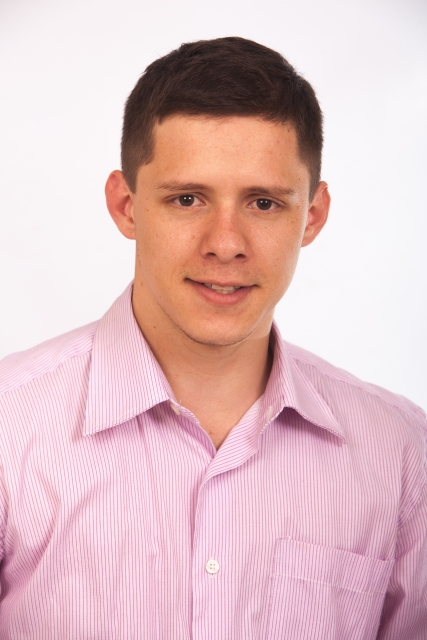
#> input picture OpenCV3_beginner/images/sample.jpg, 427 x 640 px, found by its file name
$ python rotate.py
#> lines starting #> are read from the running program, lines starting #| are printed output that depends on the picture
import cv2

try:
    img = cv2.imread('C:/Source Codes/OpenCV3_beginner/images/sample.jpg')
#> img is the input picture: shape (640, 427, 3); mean B, G, R 194.7, 191.5, 224.3
    if img is None:
        print('ファイルを読み込めません．')
        import sys
        sys.exit()

    height = img.shape[0]
#> height = 640
    width = img.shape[1]
#> width = 427
    center = (int(width/2),int(height/2))
#> center = (213, 320)

    affin_trans = cv2.getRotationMatrix2D(center,33.0,1.0)
    dst = cv2.warpAffine(img, affin_trans,(width,height))
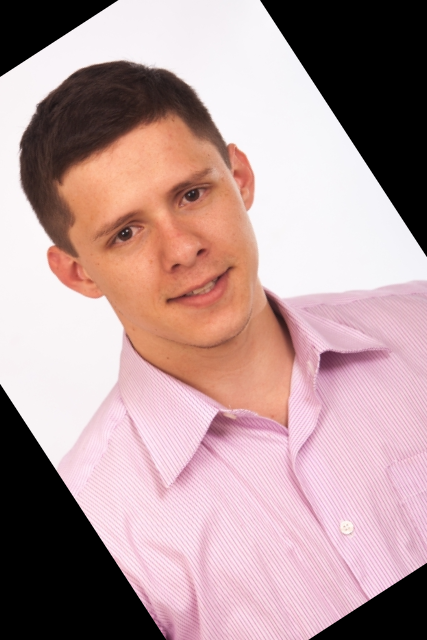
#> dst: shape (640, 427, 3); mean B, G, R 154.2, 153.2, 181.1
    cv2.imwrite('C:/Source Codes/OpenCV3_beginner/images/rotate_033.jpg',dst)
    cv2.imshow('dst1',dst)

    affin_trans = cv2.getRotationMatrix2D(center,110.0,1.2)
    dst = cv2.warpAffine(img, affin_trans,(width,height),flags=cv2.INTER_CUBIC)
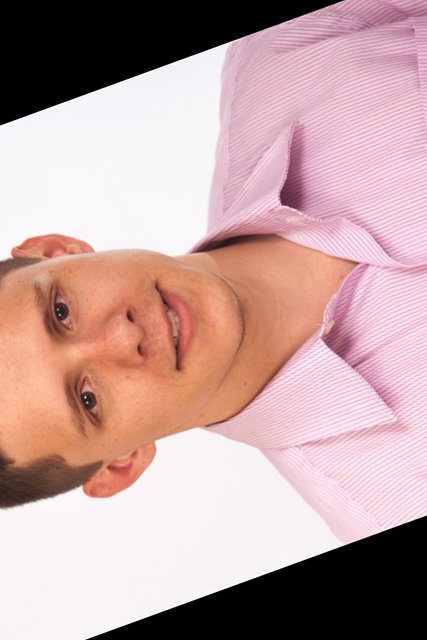
#> dst: shape (640, 427, 3); mean B, G, R 161.3, 162.2, 193.5
    cv2.imwrite('C:/Source Codes/OpenCV3_beginner/images/rotate_110.jpg',dst)
    cv2.imshow('dst2',dst)

    cv2.waitKey(0)
    cv2.destroyAllWindows()
except:
    import sys
    print ("Error:",sys.exc_info()[0])
    print(sys.exc_info()[1])
    import traceback
    print(traceback.format_tb(sys.exc_info()[2]))

$ run again, with OpenCV3_beginner/images/20230609.jpg copied over OpenCV3_beginner/images/sample.jpg
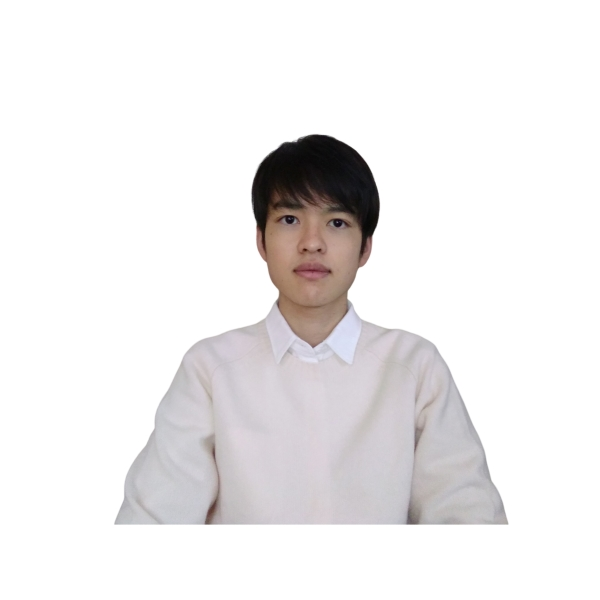
#> input picture OpenCV3_beginner/images/20230609.jpg, 600 x 600 px, found by its file name
#> img is the input picture: shape (600, 600, 3); mean B, G, R 236.2, 235.9, 237.8
#> `dst = cv2.warpAffine(img, affin_trans,(width,height))`:
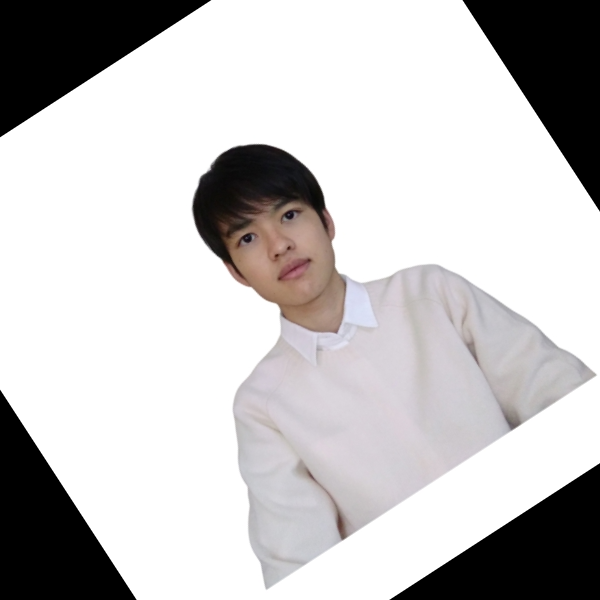
#> dst: shape (600, 600, 3); mean B, G, R 195.2, 194.9, 196.7
#> `dst = cv2.warpAffine(img, affin_trans,(width,height),flags=cv2.INTER_C..`:
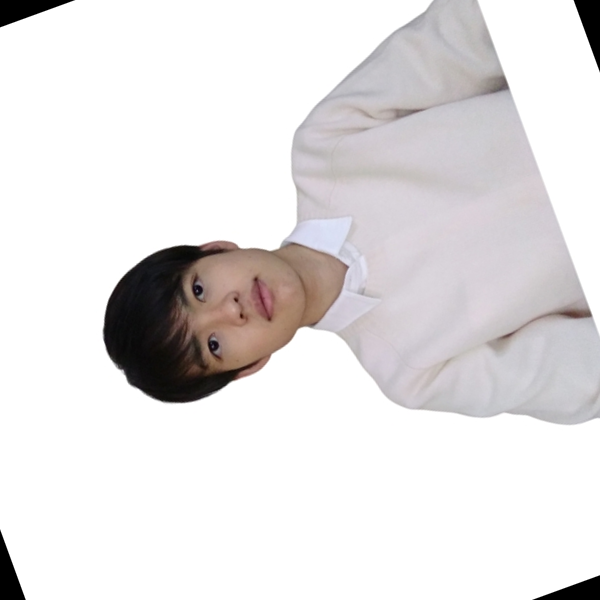
#> dst: shape (600, 600, 3); mean B, G, R 225.6, 225.2, 227.9
